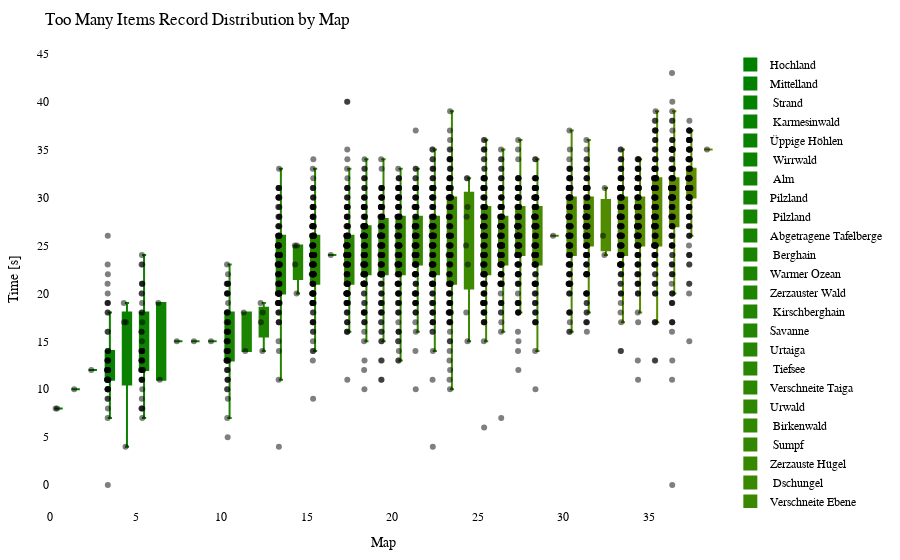

Notebook code cell kept with this figure:
### Code cell
import plotly.graph_objects as go
import plotly.io as pio

df = getRecordsDataframe(minigame="Sammelwahn")

# sort df columns by mean value 
df = df.reindex(df.mean().sort_values().index, axis=1)

# drop sum column
df = df.drop(columns=["Sum"])

# remove "Punkte" from all columns
df.columns = df.columns.str.replace('Punkte', '')

cmap = LinearSegmentedColormap.from_list("green_orange", ["green", "orange"])
colors = [to_hex(cmap(i / (num_columns - 1))) for i in range(num_columns)]

# Calculate the offset for centering the data points
num_columns = len(df.columns)
offset = 0.5

# Create a Swarm plot using Plotly
fig = go.Figure()

for i, (column, color) in enumerate(zip(df.columns, colors)):
    x_values = [i + offset] * len(df[column])  # Adjust x-values with offset for horizontal centering
    fig.add_trace(go.Box(x=x_values,
                         y=df[column],
                         name=column,
                         boxpoints='all',
                         pointpos=-0.5,  # Adjust point position to prevent overlapping
                         marker=dict(color='rgba(0,0,0,0.5)', size=6),  # Adjust marker color and size
                         line=dict(color=color),
                         fillcolor=color,
                         hovertext=df_to_html.index,
                         hoverinfo='name+text+y',
                         showlegend=True))

fig.update_layout(title="Too Many Items Record Distribution by Map",
                  xaxis=dict(title="Map"),
                  yaxis=dict(title="Time [s]"),
                  showlegend=True,
                  font=dict(family="Arial", size=12, color="black"),  # Customize font
                  plot_bgcolor="white",  # Set background color
                  margin=dict(l=50, r=50, t=50, b=50),  # Adjust margins for better layout
                  )

pio.show(fig)

pio.write_html(fig, "out/sammel_swarm_plot.html")

### Figure 1 — Plotly figure (JSON) as saved in the notebook; plotly's stock layout.template omitted (floating-point values rounded to 4 significant figures; data arrays with more than 128 entries replaced by an {"elided": "..."} marker saying what was removed)
{"data": [{"boxpoints": "all", "fillcolor": "#008000", "hoverinfo": "name+text+y", "hovertext": {"elided": "153 str values"}, "line": {"color": "#008000"}, "marker": {"color": "rgba(0,0,0,0.5)", "size": 6}, "name": "Hochland", "pointpos": -0.5, "showlegend": true, "type": "box", "x": {"elided": "153 float values"}, "y": {"elided": "153 int values"}}, {"boxpoints": "all", "fillcolor": "#028000", "hoverinfo": "name+text+y", "hovertext": {"elided": "153 str values"}, "line": {"color": "#028000"}, "marker": {"color": "rgba(0,0,0,0.5)", "size": 6}, "name": "Mittelland", "pointpos": -0.5, "showlegend": true, "type": "box", "x": {"elided": "153 float values"}, "y": {"elided": "153 int values"}}, {"boxpoints": "all", "fillcolor": "#058100", "hoverinfo": "name+text+y", "hovertext": {"elided": "153 str values"}, "line": {"color": "#058100"}, "marker": {"color": "rgba(0,0,0,0.5)", "size": 6}, "name": " Strand", "pointpos": -0.5, "showlegend": true, "type": "box", "x": {"elided": "153 float values"}, "y": {"elided": "153 int values"}}, {"boxpoints": "all", "fillcolor": "#078100", "hoverinfo": "name+text+y", "hovertext": {"elided": "153 str values"}, "line": {"color": "#078100"}, "marker": {"color": "rgba(0,0,0,0.5)", "size": 6}, "name": " Karmesinwald", "pointpos": -0.5, "showlegend": true, "type": "box", "x": {"elided": "153 float values"}, "y": {"elided": "153 int values"}}, {"boxpoints": "all", "fillcolor": "#0a8100", "hoverinfo": "name+text+y", "hovertext": {"elided": "153 str values"}, "line": {"color": "#0a8100"}, "marker": {"color": "rgba(0,0,0,0.5)", "size": 6}, "name": "Üppige Höhlen", "pointpos": -0.5, "showlegend": true, "type": "box", "x": {"elided": "153 float values"}, "y": {"elided": "153 int values"}}, {"boxpoints": "all", "fillcolor": "#0c8200", "hoverinfo": "name+text+y", "hovertext": {"elided": "153 str values"}, "line": {"color": "#0c8200"}, "marker": {"color": "rgba(0,0,0,0.5)", "size": 6}, "name": " Wirrwald", "pointpos": -0.5, "showlegend": true, "type": "box", "x": {"elided": "153 float values"}, "y": {"elided": "153 int values"}}, {"boxpoints": "all", "fillcolor": "#0f8200", "hoverinfo": "name+text+y", "hovertext": {"elided": "153 str values"}, "line": {"color": "#0f8200"}, "marker": {"color": "rgba(0,0,0,0.5)", "size": 6}, "name": " Alm", "pointpos": -0.5, "showlegend": true, "type": "box", "x": {"elided": "153 float values"}, "y": {"elided": "153 int values"}}, {"boxpoints": "all", "fillcolor": "#118200", "hoverinfo": "name+text+y", "hovertext": {"elided": "153 str values"}, "line": {"color": "#118200"}, "marker": {"color": "rgba(0,0,0,0.5)", "size": 6}, "name": "Pilzland", "pointpos": -0.5, "showlegend": true, "type": "box", "x": {"elided": "153 float values"}, "y": {"elided": "153 int values"}}, {"boxpoints": "all", "fillcolor": "#148300", "hoverinfo": "name+text+y", "hovertext": {"elided": "153 str values"}, "line": {"color": "#148300"}, "marker": {"color": "rgba(0,0,0,0.5)", "size": 6}, "name": " Pilzland", "pointpos": -0.5, "showlegend": true, "type": "box", "x": {"elided": "153 float values"}, "y": {"elided": "153 int values"}}, {"boxpoints": "all", "fillcolor": "#178300", "hoverinfo": "name+text+y", "hovertext": {"elided": "153 str values"}, "line": {"color": "#178300"}, "marker": {"color": "rgba(0,0,0,0.5)", "size": 6}, "name": "Abgetragene Tafelberge", "pointpos": -0.5, "showlegend": true, "type": "box", "x": {"elided": "153 float values"}, "y": {"elided": "153 int values"}}, {"boxpoints": "all", "fillcolor": "#198400", "hoverinfo": "name+text+y", "hovertext": {"elided": "153 str values"}, "line": {"color": "#198400"}, "marker": {"color": "rgba(0,0,0,0.5)", "size": 6}, "name": " Berghain", "pointpos": -0.5, "showlegend": true, "type": "box", "x": {"elided": "153 float values"}, "y": {"elided": "153 int values"}}, {"boxpoints": "all", "fillcolor": "#1c8400", "hoverinfo": "name+text+y", "hovertext": {"elided": "153 str values"}, "line": {"color": "#1c8400"}, "marker": {"color": "rgba(0,0,0,0.5)", "size": 6}, "name": "Warmer Ozean", "pointpos": -0.5, "showlegend": true, "type": "box", "x": {"elided": "153 float values"}, "y": {"elided": "153 int values"}}, {"boxpoints": "all", "fillcolor": "#1e8400", "hoverinfo": "name+text+y", "hovertext": {"elided": "153 str values"}, "line": {"color": "#1e8400"}, "marker": {"color": "rgba(0,0,0,0.5)", "size": 6}, "name": "Zerzauster Wald", "pointpos": -0.5, "showlegend": true, "type": "box", "x": {"elided": "153 float values"}, "y": {"elided": "153 int values"}}, {"boxpoints": "all", "fillcolor": "#218500", "hoverinfo": "name+text+y", "hovertext": {"elided": "153 str values"}, "line": {"color": "#218500"}, "marker": {"color": "rgba(0,0,0,0.5)", "size": 6}, "name": " Kirschberghain", "pointpos": -0.5, "showlegend": true, "type": "box", "x": {"elided": "153 float values"}, "y": {"elided": "153 int values"}}, {"boxpoints": "all", "fillcolor": "#238500", "hoverinfo": "name+text+y", "hovertext": {"elided": "153 str values"}, "line": {"color": "#238500"}, "marker": {"color": "rgba(0,0,0,0.5)", "size": 6}, "name": "Savanne", "pointpos": -0.5, "showlegend": true, "type": "box", "x": {"elided": "153 float values"}, "y": {"elided": "153 int values"}}, {"boxpoints": "all", "fillcolor": "#268600", "hoverinfo": "name+text+y", "hovertext": {"elided": "153 str values"}, "line": {"color": "#268600"}, "marker": {"color": "rgba(0,0,0,0.5)", "size": 6}, "name": "Urtaiga", "pointpos": -0.5, "showlegend": true, "type": "box", "x": {"elided": "153 float values"}, "y": {"elided": "153 int values"}}, {"boxpoints": "all", "fillcolor": "#288600", "hoverinfo": "name+text+y", "hovertext": {"elided": "153 str values"}, "line": {"color": "#288600"}, "marker": {"color": "rgba(0,0,0,0.5)", "size": 6}, "name": " Tiefsee", "pointpos": -0.5, "showlegend": true, "type": "box", "x": {"elided": "153 float values"}, "y": {"elided": "153 int values"}}, {"boxpoints": "all", "fillcolor": "#2b8600", "hoverinfo": "name+text+y", "hovertext": {"elided": "153 str values"}, "line": {"color": "#2b8600"}, "marker": {"color": "rgba(0,0,0,0.5)", "size": 6}, "name": "Verschneite Taiga", "pointpos": -0.5, "showlegend": true, "type": "box", "x": {"elided": "153 float values"}, "y": {"elided": "153 int values"}}, {"boxpoints": "all", "fillcolor": "#2e8700", "hoverinfo": "name+text+y", "hovertext": {"elided": "153 str values"}, "line": {"color": "#2e8700"}, "marker": {"color": "rgba(0,0,0,0.5)", "size": 6}, "name": "Urwald", "pointpos": -0.5, "showlegend": true, "type": "box", "x": {"elided": "153 float values"}, "y": {"elided": "153 int values"}}, {"boxpoints": "all", "fillcolor": "#308700", "hoverinfo": "name+text+y", "hovertext": {"elided": "153 str values"}, "line": {"color": "#308700"}, "marker": {"color": "rgba(0,0,0,0.5)", "size": 6}, "name": " Birkenwald", "pointpos": -0.5, "showlegend": true, "type": "box", "x": {"elided": "153 float values"}, "y": {"elided": "153 int values"}}, {"boxpoints": "all", "fillcolor": "#338700", "hoverinfo": "name+text+y", "hovertext": {"elided": "153 str values"}, "line": {"color": "#338700"}, "marker": {"color": "rgba(0,0,0,0.5)", "size": 6}, "name": " Sumpf", "pointpos": -0.5, "showlegend": true, "type": "box", "x": {"elided": "153 float values"}, "y": {"elided": "153 int values"}}, {"boxpoints": "all", "fillcolor": "#358800", "hoverinfo": "name+text+y", "hovertext": {"elided": "153 str values"}, "line": {"color": "#358800"}, "marker": {"color": "rgba(0,0,0,0.5)", "size": 6}, "name": "Zerzauste Hügel", "pointpos": -0.5, "showlegend": true, "type": "box", "x": {"elided": "153 float values"}, "y": {"elided": "153 int values"}}, {"boxpoints": "all", "fillcolor": "#388800", "hoverinfo": "name+text+y", "hovertext": {"elided": "153 str values"}, "line": {"color": "#388800"}, "marker": {"color": "rgba(0,0,0,0.5)", "size": 6}, "name": " Dschungel", "pointpos": -0.5, "showlegend": true, "type": "box", "x": {"elided": "153 float values"}, "y": {"elided": "153 int values"}}, {"boxpoints": "all", "fillcolor": "#3a8800", "hoverinfo": "name+text+y", "hovertext": {"elided": "153 str values"}, "line": {"color": "#3a8800"}, "marker": {"color": "rgba(0,0,0,0.5)", "size": 6}, "name": "Verschneite Ebene", "pointpos": -0.5, "showlegend": true, "type": "box", "x": {"elided": "153 float values"}, "y": {"elided": "153 int values"}}, {"boxpoints": "all", "fillcolor": "#3d8900", "hoverinfo": "name+text+y", "hovertext": {"elided": "153 str values"}, "line": {"color": "#3d8900"}, "marker": {"color": "rgba(0,0,0,0.5)", "size": 6}, "name": "Blumenwald", "pointpos": -0.5, "showlegend": true, "type": "box", "x": {"elided": "153 float values"}, "y": {"elided": "153 int values"}}, {"boxpoints": "all", "fillcolor": "#408900", "hoverinfo": "name+text+y", "hovertext": {"elided": "153 str values"}, "line": {"color": "#408900"}, "marker": {"color": "rgba(0,0,0,0.5)", "size": 6}, "name": " Taiga", "pointpos": -0.5, "showlegend": true, "type": "box", "x": {"elided": "153 float values"}, "y": {"elided": "153 int values"}}, {"boxpoints": "all", "fillcolor": "#428a00", "hoverinfo": "name+text+y", "hovertext": {"elided": "153 str values"}, "line": {"color": "#428a00"}, "marker": {"color": "rgba(0,0,0,0.5)", "size": 6}, "name": " Bambusdschungel", "pointpos": -0.5, "showlegend": true, "type": "box", "x": {"elided": "153 float values"}, "y": {"elided": "153 int values"}}, {"boxpoints": "all", "fillcolor": "#458a00", "hoverinfo": "name+text+y", "hovertext": {"elided": "153 str values"}, "line": {"color": "#458a00"}, "marker": {"color": "rgba(0,0,0,0.5)", "size": 6}, "name": " Wald", "pointpos": -0.5, "showlegend": true, "type": "box", "x": {"elided": "153 float values"}, "y": {"elided": "153 int values"}}, {"boxpoints": "all", "fillcolor": "#478a00", "hoverinfo": "name+text+y", "hovertext": {"elided": "153 str values"}, "line": {"color": "#478a00"}, "marker": {"color": "rgba(0,0,0,0.5)", "size": 6}, "name": "Zerzauste Savanne", "pointpos": -0.5, "showlegend": true, "type": "box", "x": {"elided": "153 float values"}, "y": {"elided": "153 int values"}}, {"boxpoints": "all", "fillcolor": "#4a8b00", "hoverinfo": "name+text+y", "hovertext": {"elided": "153 str values"}, "line": {"color": "#4a8b00"}, "marker": {"color": "rgba(0,0,0,0.5)", "size": 6}, "name": "Savannenhochebene", "pointpos": -0.5, "showlegend": true, "type": "box", "x": {"elided": "153 float values"}, "y": {"elided": "153 int values"}}, {"boxpoints": "all", "fillcolor": "#4c8b00", "hoverinfo": "name+text+y", "hovertext": {"elided": "153 str values"}, "line": {"color": "#4c8b00"}, "marker": {"color": "rgba(0,0,0,0.5)", "size": 6}, "name": " Savannenhochebene", "pointpos": -0.5, "showlegend": true, "type": "box", "x": {"elided": "153 float values"}, "y": {"elided": "153 int values"}}, {"boxpoints": "all", "fillcolor": "#4f8b00", "hoverinfo": "name+text+y", "hovertext": {"elided": "153 str values"}, "line": {"color": "#4f8b00"}, "marker": {"color": "rgba(0,0,0,0.5)", "size": 6}, "name": "Dichter Wald", "pointpos": -0.5, "showlegend": true, "type": "box", "x": {"elided": "153 float values"}, "y": {"elided": "153 int values"}}, {"boxpoints": "all", "fillcolor": "#518c00", "hoverinfo": "name+text+y", "hovertext": {"elided": "153 str values"}, "line": {"color": "#518c00"}, "marker": {"color": "rgba(0,0,0,0.5)", "size": 6}, "name": " Sonnenblumenebene", "pointpos": -0.5, "showlegend": true, "type": "box", "x": {"elided": "153 float values"}, "y": {"elided": "153 int values"}}, {"boxpoints": "all", "fillcolor": "#548c00", "hoverinfo": "name+text+y", "hovertext": {"elided": "153 str values"}, "line": {"color": "#548c00"}, "marker": {"color": "rgba(0,0,0,0.5)", "size": 6}, "name": "Lichter Dschungel", "pointpos": -0.5, "showlegend": true, "type": "box", "x": {"elided": "153 float values"}, "y": {"elided": "153 int values"}}, {"boxpoints": "all", "fillcolor": "#578d00", "hoverinfo": "name+text+y", "hovertext": {"elided": "153 str values"}, "line": {"color": "#578d00"}, "marker": {"color": "rgba(0,0,0,0.5)", "size": 6}, "name": "Sonnenblumenebene", "pointpos": -0.5, "showlegend": true, "type": "box", "x": {"elided": "153 float values"}, "y": {"elided": "153 int values"}}, {"boxpoints": "all", "fillcolor": "#598d00", "hoverinfo": "name+text+y", "hovertext": {"elided": "153 str values"}, "line": {"color": "#598d00"}, "marker": {"color": "rgba(0,0,0,0.5)", "size": 6}, "name": " Ebene", "pointpos": -0.5, "showlegend": true, "type": "box", "x": {"elided": "153 float values"}, "y": {"elided": "153 int values"}}, {"boxpoints": "all", "fillcolor": "#5c8d00", "hoverinfo": "name+text+y", "hovertext": {"elided": "153 str values"}, "line": {"color": "#5c8d00"}, "marker": {"color": "rgba(0,0,0,0.5)", "size": 6}, "name": " Savanne", "pointpos": -0.5, "showlegend": true, "type": "box", "x": {"elided": "153 float values"}, "y": {"elided": "153 int values"}}, {"boxpoints": "all", "fillcolor": "#5e8e00", "hoverinfo": "name+text+y", "hovertext": {"elided": "153 str values"}, "line": {"color": "#5e8e00"}, "marker": {"color": "rgba(0,0,0,0.5)", "size": 6}, "name": " Blumenwald", "pointpos": -0.5, "showlegend": true, "type": "box", "x": {"elided": "153 float values"}, "y": {"elided": "153 int values"}}, {"boxpoints": "all", "fillcolor": "#618e00", "hoverinfo": "name+text+y", "hovertext": {"elided": "153 str values"}, "line": {"color": "#618e00"}, "marker": {"color": "rgba(0,0,0,0.5)", "size": 6}, "name": " Tropfsteinhöhlen", "pointpos": -0.5, "showlegend": true, "type": "box", "x": {"elided": "153 float values"}, "y": {"elided": "153 int values"}}], "layout": {"font": {"color": "black", "family": "Arial", "size": 12}, "margin": {"b": 50, "l": 50, "r": 50, "t": 50}, "plot_bgcolor": "white", "showlegend": true, "title": {"text": "Too Many Items Record Distribution by Map"}, "xaxis": {"title": {"text": "Map"}}, "yaxis": {"title": {"text": "Time [s]"}}}}
